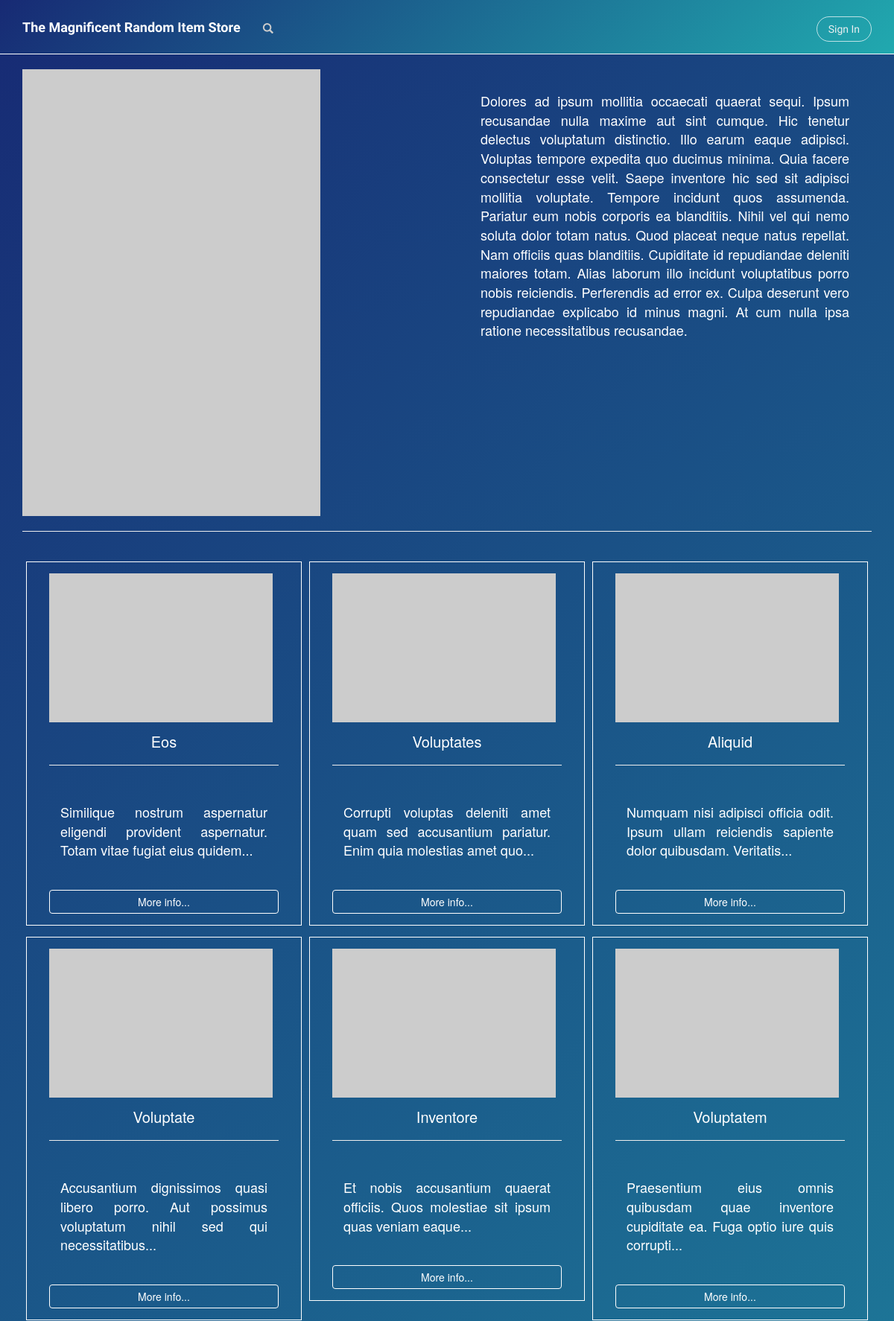
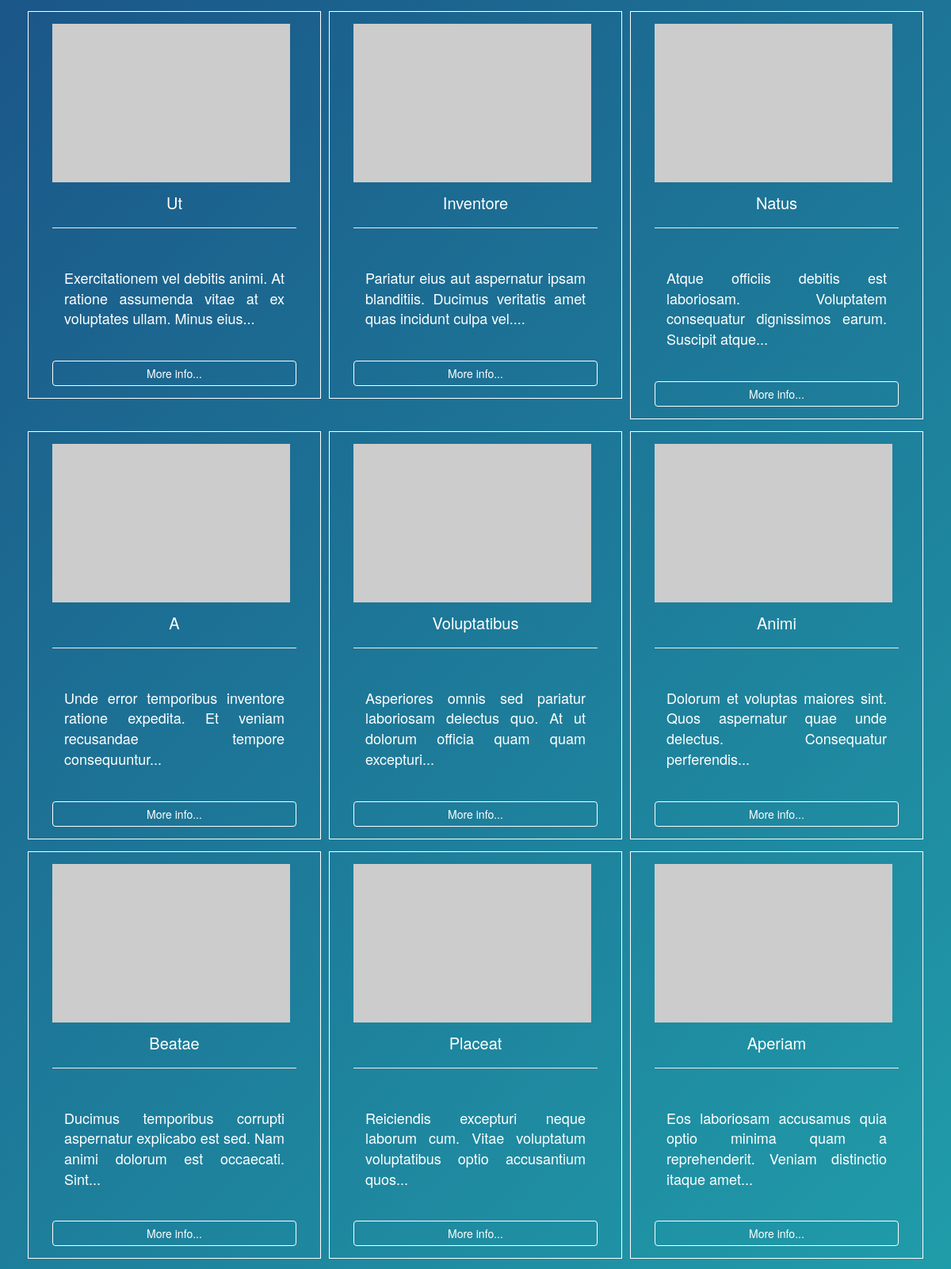
Page /categories/show/1 (upper part) on the committed database (2 pictures, top to bottom).
### database_setup.py (models this page shows, shortened)
class Category(Base):
    __tablename__ = 'category'
    id = Column(Integer, primary_key=True)
    user_id = Column(Integer, ForeignKey('user.id'))
    user = relationship(User)
    name = Column(String(80), nullable=False)
    description = Column(String(500), nullable=False)

class Item(Base):
    __tablename__ = 'item'
    id = Column(Integer, primary_key=True)
    user_id = Column(Integer, ForeignKey('user.id'))
    user = relationship(User)
    name = Column(String(250), nullable=False)
    price = Column(String(8))
    description = Column(String(250))
    category_id = Column(Integer, ForeignKey('category.id'))
    category = relationship(Category)

### app.py (the view)
@app.route('/categories/show/<int:category_id>')
def render_show_category(category_id):
    category = session.query(Category).filter_by(id=category_id).one()
    items = session.query(Item).filter_by(category_id=category_id).all()
    print items
    return render_template(
        '/categories/show.html', category=category, items=items)

### templates/categories/show.html
{% extends "index.html" %} {% include "header.html" %} {% block content %}
<section id="category_show">
  <div class="row">
    <div class="col-md-6">
      <div class="image-container">
        <img src="http://placehold.it/400x600" alt="">
      </div>
    </div>
    <div class="col-md-6">
      <div class="description">
        <p>{{ category.description }}</p>
      </div>
    </div>
  </div>
  <hr>
  <div class="row">
    <div class="col-md-12 items-container">
      {% for item in items %}
      <div class="col-md-4 card">
        <div class="col-xs-12 image-container">
          <img src="http://placehold.it/300x200" alt="Item placeholder image">
        </div>
        <div class="col-xs-12 title">
          <h4>{{ item.name | capitalize }}</h4>
          <hr>
        </div>
        <div class="col-xs-12 description">
          <p>{{ item.description | truncate(100) }}</p>
        </div>
        <div class="col-xs-12 button-container">
          <a href="{{url_for('render_item', category_id=category.id, item_id=item.id)}}" class="btn">More info...</a>
        </div>
      </div>
      {% endfor %}
    </div>
  </div>
</section>
{% endblock %}

### templates/index.html (shortened to what this page needs)
<!DOCTYPE html>
<html lang="en">
<head>
	<link rel="stylesheet" href="http://maxcdn.bootstrapcdn.com/bootstrap/3.3.7/css/bootstrap.min.css">
	<link rel="stylesheet" type=text/css href="{{ url_for('static', filename='theme/css/Header-Blue.css') }}">
	<link rel="stylesheet" type=text/css href="{{ url_for('static', filename='css/style.css') }}">
</head>
<body>
	<div class="container">
		{% block content %} {% endblock %}
	</div>
</body>
</html>

### templates/header.html (shortened to what this page needs)
{% block header %}
<div class="header-blue">
  <nav class="navbar navbar-default navigation-clean-search">
    <div class="container">
      <div class="navbar-header"><a class="navbar-brand navbar-link" href="/">The Magnificent Random Item Store</a>
      </div>
      <div class="collapse navbar-collapse" id="navcol-1">
        <form class="navbar-form navbar-left" target="_self">
          <div class="form-group">
            <label class="control-label" for="search-field"><i class="glyphicon glyphicon-search"></i></label>
            <input class="form-control search-field" type="search" name="search" id="search-field">
          </div>
        </form>
        {% if not 'username' in session %}
        <p class="navbar-text navbar-right">
          <a class="btn btn-default action-button" id="sign_in_button" role="button" href="#">Sign In</a>
        </p>
        {% endif %}
      </div>
    </div>
  </nav>
</div>
{% endblock %}

### static/theme/css/Header-Blue.css (style rules this page uses)
.header-blue { background:linear-gradient(135deg, #172a74, #21a9af); background-color:#184e8e; padding-bottom:120px; font-family:'Source Sans Pro', sans-serif; }
.header-blue .navbar { background:transparent; padding-top:12px; padding-bottom:10px; color:#fff; border-radius:0; box-shadow:none; border:none; }
.header-blue .navbar .navbar-brand { font-weight:bold; color:inherit; }
.header-blue .navbar .navbar-collapse p { margin-top:10px; margin-bottom:0; }
.header-blue .navbar .navbar-collapse, .header-blue .navbar .navbar-form { border-color:rgba(255,255,255,0.3); }
.header-blue .action-button, .header-blue .action-button:active { border:1px solid rgba(255,255,255,0.7); border-radius:20px; color:#ebeff1; box-shadow:none; text-shadow:none; padding:6px 15px; background:transparent; transition:background-color 0.25s; outline:none; }
.header-blue .navbar .navbar-form label { color:#ccc; }
.header-blue .navbar .navbar-form .search-field { background:none; border:none; border-bottom:1px solid transparent; border-radius:0; color:#ccc; box-shadow:none; color:inherit; transition:border-bottom-color 0.3s; }

### static/css/style.css (style rules this page uses)
body { background: linear-gradient(135deg, #172a74, #21a9af); background-color: #184e8e; }
.navbar { border-bottom: 1px solid #fff !important; }
.header-blue { padding-bottom: 0; }
#category_show .description { padding: 30px; color: #fff; font-size: 20px; text-align: justify; }
#category_show .items-container { margin-top: 15px; margin-bottom: 15px; }
#category_show .card { padding: 15px; margin: 5px; border: 1px solid #fff; margin-bottom: 10px; }
#category_show .col-md-4 { width: calc(33.33333% - 10px) !important; }
#category_show .description { color: #fff; font-size: 18px; text-align: justify; }
#category_show .button-container a { width: 100%; padding: 5px; color: #fff; border: 1px solid #fff; text-align: center; }
#category_show .title h4 { text-align: center; margin-top: 15px; margin-bottom: 0; font-size: 20px; color: #fff; }

### rows in the picture
Category: description "Dolores ad ipsum mollitia occaecati quaerat sequi. Ipsum recusandae nulla maxime aut sint cumque. Hic tenetur delectus voluptatum distinctio. Illo earum eaque adipisci. Voluptas tempore expedita quo ducimus minima. Quia facere consectetur esse velit. Saepe inventore hic sed sit adipisci mollitia voluptate. Tempore incidunt quos assumenda. Pariatur eum nobis corporis ea blanditiis. Nihil vel qui nemo soluta dolor totam natus. Quod placeat neque natus repellat. Nam officiis quas blanditiis. Cupiditate id repudiandae deleniti maiores totam. Alias laborum illo incidunt voluptatibus porro nobis reiciendis. Perferendis ad error ex. Culpa deserunt vero repudiandae explicabo id minus magni. At cum…"
Item: name "Eos", description "Similique nostrum aspernatur eligendi provident aspernatur. Totam vitae fugiat eius quidem..."
Item: name "Voluptates", description "Corrupti voluptas deleniti amet quam sed accusantium pariatur. Enim quia molestias amet quo..."
Item: name "Aliquid", description "Numquam nisi adipisci officia odit. Ipsum ullam reiciendis sapiente dolor quibusdam. Veritatis..."
Item: name "Voluptate", description "Accusantium dignissimos quasi libero porro. Aut possimus voluptatum nihil sed qui necessitatibus..."
Item: name "Inventore", description "Et nobis accusantium quaerat officiis. Quos molestiae sit ipsum quas veniam eaque..."
Item: name "Voluptatem", description "Praesentium eius omnis quibusdam quae inventore cupiditate ea. Fuga optio iure quis corrupti..."
Item: name "Ut", description "Exercitationem vel debitis animi. At ratione assumenda vitae at ex voluptates ullam. Minus eius..."
Item: name "Inventore", description "Pariatur eius aut aspernatur ipsam blanditiis. Ducimus veritatis amet quas incidunt culpa vel...."
Item: name "Natus", description "Atque officiis debitis est laboriosam. Voluptatem consequatur dignissimos earum. Suscipit atque..."
Item: name "A", description "Unde error temporibus inventore ratione expedita. Et veniam recusandae tempore consequuntur..."
Item: name "Voluptatibus", description "Asperiores omnis sed pariatur laboriosam delectus quo. At ut dolorum officia quam quam excepturi..."
Item: name "Animi", description "Dolorum et voluptas maiores sint. Quos aspernatur quae unde delectus. Consequatur perferendis..."
Item: name "Beatae", description "Ducimus temporibus corrupti aspernatur explicabo est sed. Nam animi dolorum est occaecati. Sint..."
Item: name "Placeat", description "Reiciendis excepturi neque laborum cum. Vitae voluptatum voluptatibus optio accusantium quos..."
Item: name "Aperiam", description "Eos laboriosam accusamus quia optio minima quam a reprehenderit. Veniam distinctio itaque amet..."
